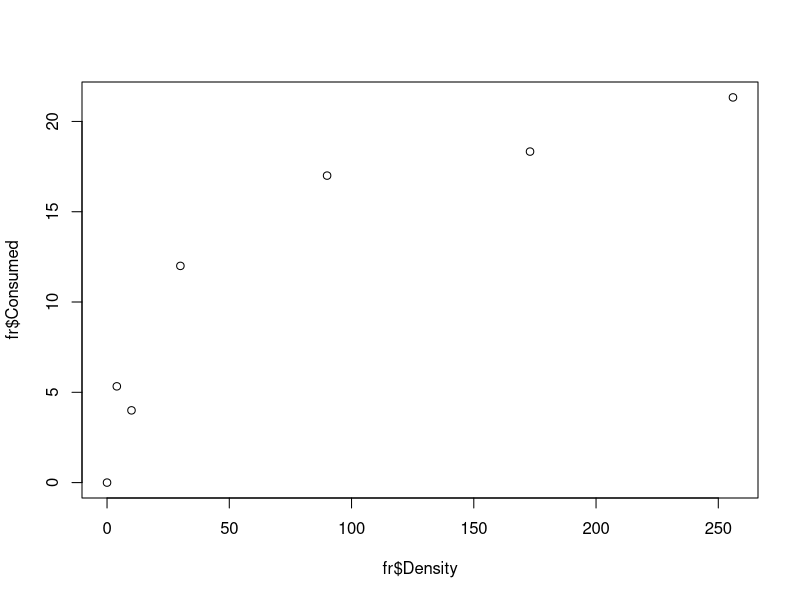

Generate this figure with R: (Note: this script raises an error after producing the figure.)
# Nonlinear least-squares regression with nls function
# Assumes that TypeII_FR.txt data is loaded and attached already
# a and b coefficients from linearization fit
a.lin <- 
b.lin <- 
fr <- read.csv("TypeII_FR.csv")
nl.fit <- nls(Consumed ~ a.nls * Density / (b.nls  +Density), data = fr, 
              start = list(a.nls = 14, b.nls = 9))
summary(nl.fit)
# a and b coefficients from nls fit
a.nls <- coef(nl.fit)[1]
b.nls <- coef(nl.fit)[2]
# Plot the fit against the data
plot(fr$Density, fr$Consumed)
# Generate pseudo density data
D <- seq(from=0, to=250) 
C.lin <- a.lin * D / (b.lin + D) # Consumed fit from linearization
C.nls <- a.nls * D / (b.nls + D) # Consumed fit from nls
lines(D, C.lin, col="blue")
lines(D, C.nls, col="red")
